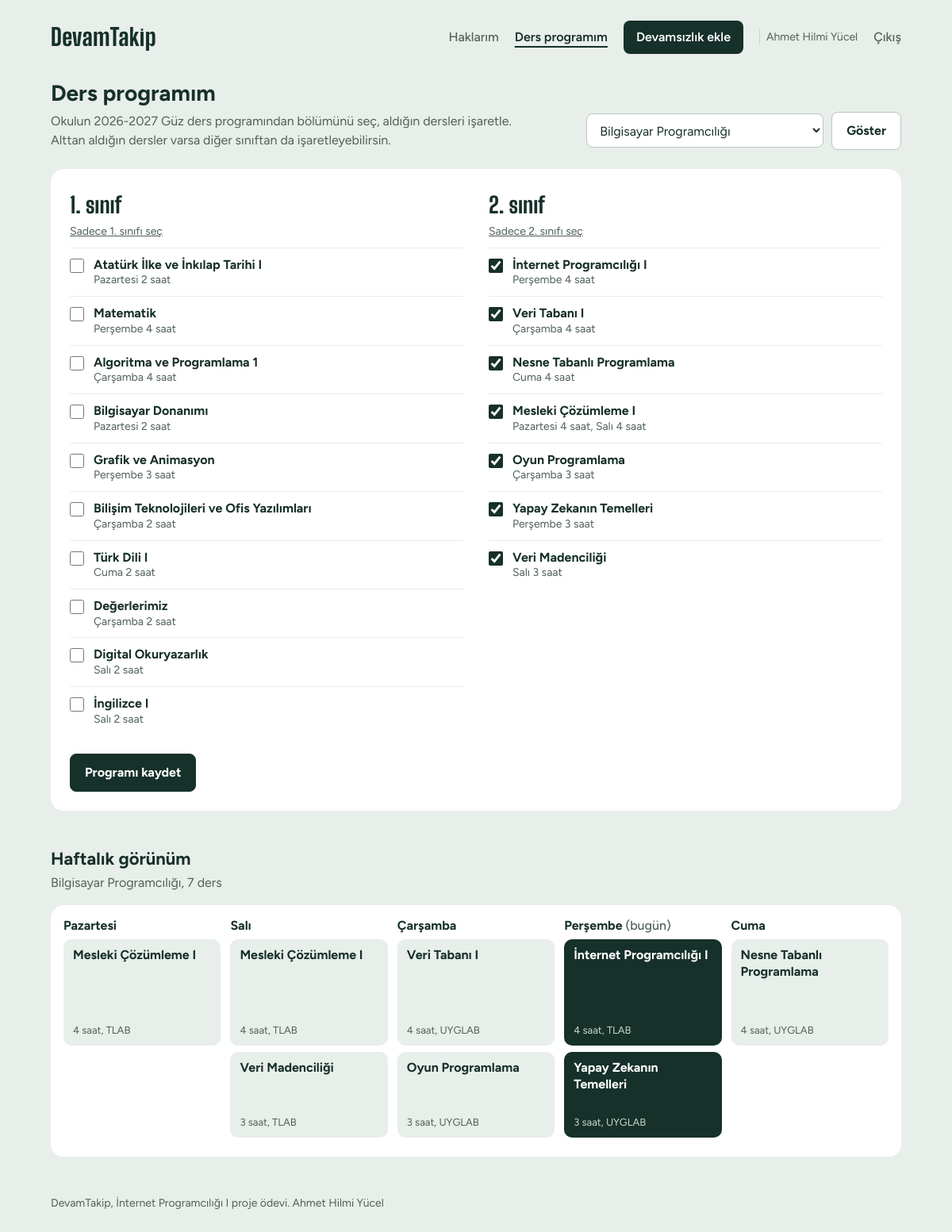
The page /program.php (signed in) on the database its author committed.
### tables this page shows
CREATE TABLE kullanici_dersleri (
    id             INT UNSIGNED NOT NULL AUTO_INCREMENT,
    kullanici_id   INT UNSIGNED NOT NULL,
    ders_kodu      VARCHAR(20)  NOT NULL,
    ders_adi       VARCHAR(100) NOT NULL,
    derslik        VARCHAR(50)  NOT NULL DEFAULT '',
    gunler         VARCHAR(255) NOT NULL DEFAULT '{}',
    PRIMARY KEY (id),
    UNIQUE KEY ders_tek (kullanici_id, ders_kodu),
    CONSTRAINT fk_ders_kullanici FOREIGN KEY (kullanici_id)
        REFERENCES kullanicilar (id) ON DELETE CASCADE
);

### functions.php (called while the page is built, shortened)
<?php
function programlariYukle(): array
{
    $json = file_get_contents(__DIR__ . '/veri/programlar.json');
    return json_decode($json, true);
}
function bolumDersleri(array $programlar, string $bolumAdi): array
{
    foreach ($programlar['bolumler'] as $bolum) {
        if ($bolum['ad'] === $bolumAdi) {
            return $bolum['dersler'];
        }
    }
    return [];
}
function kullaniciProgrami(PDO $pdo, int $kullaniciId): array
{
    $sorgu = $pdo->prepare('SELECT bolum FROM kullanicilar WHERE id = :id');
    $sorgu->execute(['id' => $kullaniciId]);
    $bolum = (string)$sorgu->fetchColumn();
    $sorgu = $pdo->prepare(
        'SELECT ders_kodu, ders_adi, derslik, gunler FROM kullanici_dersleri
         WHERE kullanici_id = :id ORDER BY ders_kodu'
    );
    $sorgu->execute(['id' => $kullaniciId]);
    $dersler = [];
    foreach ($sorgu->fetchAll() as $satir) {
        $dersler[] = [
            'kod'     => $satir['ders_kodu'],
            'ad'      => $satir['ders_adi'],
            'derslik' => $satir['derslik'],
            'gunler'  => json_decode($satir['gunler'], true) ?: [],
        ];
    }
    return ['bolum' => $bolum !== '' ? $bolum : VARSAYILAN_BOLUM, 'dersler' => $dersler];
}
function gununDersleri(array $program, string $gun): array
{
    $sonuc = [];
    foreach ($program['dersler'] as $ders) {
        if (isset($ders['gunler'][$gun])) {
            $sonuc[] = [
                'ad'      => $ders['ad'],
                'saat'    => $ders['gunler'][$gun],
                'derslik' => $ders['derslik'],
            ];
        }
    }
    return $sonuc;
}
function guvenli(string $metin): string
{
    return htmlspecialchars($metin, ENT_QUOTES, 'UTF-8');
}

### oturum.php (called while the page is built, shortened)
<?php
function aktifKullaniciId(): int
{
    return (int)($_SESSION['kullanici_id'] ?? 0);
}
function girisGerekli(): int
{
    $id = aktifKullaniciId();
    return $id;
}

### program.php (the view, shortened to what this page needs)
<?php
require 'oturum.php';
require 'db.php';
require 'functions.php';
$kullaniciId = girisGerekli();
$pdo         = baglanti();
$program     = kullaniciProgrami($pdo, $kullaniciId);
$programlar = programlariYukle();
$bolumAdlari = [];
foreach ($programlar['bolumler'] as $bolum) {
    $bolumAdlari[] = $bolum['ad'];
}
$gosterilenBolum = $_GET['bolum'] ?? $program['bolum'];
$bolumunDersleri = bolumDersleri($programlar, $gosterilenBolum);
$hizliSinif = (int)($_GET['sinif'] ?? 0);
$isaretliKodlar = [];
foreach ($bolumunDersleri as $ders) {
    if ($hizliSinif > 0) {
        if ($ders['sinif'] === $hizliSinif) {
            $isaretliKodlar[] = $ders['kod'];
        }
    } elseif ($gosterilenBolum === $program['bolum']) {
        foreach ($program['dersler'] as $kayitli) {
            if ($kayitli['kod'] === $ders['kod']) {
                $isaretliKodlar[] = $ders['kod'];
            }
        }
    }
}
$hafta = [];
foreach (['Pazartesi', 'Salı', 'Çarşamba', 'Perşembe', 'Cuma'] as $gun) {
    $hafta[$gun] = gununDersleri($program, $gun);
}
include 'header.php';
?>
<div class="program-ust">
    <div>
        <h1>Ders programım</h1>
        <p class="soluk">Okulun <?= guvenli($programlar['donem']) ?> ders programından bölümünü seç, aldığın dersleri işaretle.
           Alttan aldığın dersler varsa diğer sınıftan da işaretleyebilirsin.</p>
    </div>
    <form method="get" action="program.php" class="filtre">
        <select name="bolum" aria-label="Bölüm">
            <?php foreach ($bolumAdlari as $ad): ?>
                <option value="<?= guvenli($ad) ?>" <?= $ad === $gosterilenBolum ? 'selected' : '' ?>><?= guvenli($ad) ?></option>
            <?php endforeach; ?>
        </select>
        <button type="submit" class="buton ikincil">Göster</button>
    </form>
</div>
<form method="post" action="program.php" class="panel">
    <div class="sinif-kolonlari">
        <?php foreach ([1, 2] as $sinif): ?>
            <fieldset class="sinif">
                <legend><?= $sinif ?>. sınıf</legend>
                <a class="hepsini-sec" href="program.php?bolum=<?= urlencode($gosterilenBolum) ?>&amp;sinif=<?= $sinif ?>">Sadece <?= $sinif ?>. sınıfı seç</a>
                <?php foreach ($bolumunDersleri as $ders): ?>
                    <?php if ($ders['sinif'] === $sinif): ?>
                        <label class="ders-secim">
                            <input type="checkbox" name="dersler[]" value="<?= guvenli($ders['kod']) ?>"
                                <?= in_array($ders['kod'], $isaretliKodlar, true) ? 'checked' : '' ?>>
                            <span>
                                <strong><?= guvenli($ders['ad']) ?></strong>
                                <span class="soluk">
                                    <?php foreach ($ders['gunler'] as $gun => $saat): ?>
                                        <?= $gun ?> <?= $saat ?> saat<?= $gun !== array_key_last($ders['gunler']) ? ',' : '' ?>
                                    <?php endforeach; ?>
                                </span>
                            </span>
                        </label>
                    <?php endif; ?>
                <?php endforeach; ?>
            </fieldset>
        <?php endforeach; ?>
    </div>
    <div class="butonlar">
        <button type="submit" class="buton">Programı kaydet</button>
    </div>
</form>
<section class="hafta-bolumu">
    <h2>Haftalık görünüm</h2>
    <p class="soluk"><?= guvenli($program['bolum']) ?>, <?= count($program['dersler']) ?> ders</p>
    <div class="tablo-kutu">
        <div class="hafta">
            <?php foreach ($hafta as $gun => $gunDersleri): ?>
                <div class="gun <?= $gun === GUNLER[(int)date('N')] ? 'bugun' : '' ?>">
                    <h3><?= $gun ?></h3>
                    <?php foreach ($gunDersleri as $ders): ?>
                        <div class="blok" style="min-height: <?= $ders['saat'] * 26 + 30 ?>px">
                            <strong><?= guvenli($ders['ad']) ?></strong>
                            <span class="soluk"><?= $ders['saat'] ?> saat, <?= guvenli($ders['derslik']) ?></span>
                        </div>
                    <?php endforeach; ?>
                </div>
            <?php endforeach; ?>
        </div>
    </div>
</section>
<?php include 'footer.php'; ?>

### assets/style.css (style rules this page uses)
:root { --zemin: #E8EEE9; --panel: #FFFFFF; --yazi: #16302A; --soluk: #4F6158; --cizgi: #CBD6CE; --iz: #D3DDD6; --kirmizi: #B93A12; --sari: #8A5A00; --mavi: #2C5D8A; --rakam: "Big Shoulders Display", "Arial Narrow", sans-serif; }
* { box-sizing: border-box; }
body { margin: 0; font-family: "Figtree", "Segoe UI", system-ui, sans-serif; font-size: 16px; line-height: 1.5; background: var(--zemin); color: var(--yazi); }
a { color: var(--yazi); }
h1, h2, h3 { margin: 0; line-height: 1.2; }
h1 { font-size: 28px; }
h2 { font-size: 22px; }
.soluk { color: var(--soluk); }
.panel { background: var(--panel); border-radius: 16px; padding: 24px; }
.buton { display: inline-block; font: inherit; font-weight: 700; padding: 11px 18px; border-radius: 8px; border: 1px solid var(--yazi); background: var(--yazi); color: #FFFFFF; text-decoration: none; cursor: pointer; }
.buton.ikincil { background: var(--panel); color: var(--yazi); border-color: #B9C7BD; }
.filtre { display: flex; flex-wrap: wrap; gap: 10px; align-items: center; }
.tablo-kutu { overflow-x: auto; background: var(--panel); border-radius: 16px; }
input, select, textarea { font: inherit; color: var(--yazi); padding: 10px 12px; border: 1px solid #B9C7BD; border-radius: 8px; background: var(--panel); }
.butonlar { display: flex; gap: 10px; flex-wrap: wrap; }
.program-ust { display: flex; justify-content: space-between; align-items: flex-end; gap: 24px; flex-wrap: wrap; margin-bottom: 24px; }
.program-ust > div { max-width: 600px; }
.program-ust .soluk { margin: 6px 0 0; }
.sinif-kolonlari { display: grid; grid-template-columns: repeat(2, minmax(0, 1fr)); gap: 32px; margin-bottom: 24px; }
.sinif { border: none; margin: 0; padding: 0; min-width: 0; }
.sinif legend { font-family: var(--rakam); font-weight: 800; font-size: 28px; padding: 0; }
.hepsini-sec { display: inline-block; font-size: 14px; color: var(--soluk); margin: 2px 0 10px; }
.ders-secim { display: flex; gap: 12px; align-items: flex-start; padding: 10px 0; border-top: 1px solid var(--zemin); cursor: pointer; }
.ders-secim input { width: 18px; height: 18px; margin: 3px 0 0; flex-shrink: 0; accent-color: var(--yazi); }
.ders-secim span { display: flex; flex-direction: column; line-height: 1.35; }
.ders-secim .soluk { font-size: 14px; display: block; }
.hafta-bolumu { margin-top: 48px; }
.hafta-bolumu > .soluk { margin: 4px 0 16px; }
.hafta { display: grid; grid-template-columns: repeat(5, minmax(150px, 1fr)); gap: 12px; padding: 16px; min-width: 820px; }
.gun h3 { font-size: 16px; margin-bottom: 8px; }
.gun.bugun h3::after { content: " (bugün)"; font-weight: 500; color: var(--soluk); }
.blok { display: flex; flex-direction: column; justify-content: space-between; gap: 6px; padding: 10px 12px; margin-bottom: 8px; border-radius: 10px; background: var(--zemin); line-height: 1.3; }
.gun.bugun .blok { background: var(--yazi); color: #FFFFFF; }
.gun.bugun .blok .soluk { color: #C9D8CE; }
.blok .soluk { font-size: 13px; }

### rows shown on the page
kullanici_dersleri: ders_kodu "☑", ders_adi "İnternet Programcılığı I", gun "Perşembe", saat "4", $ders['saat'] * 26 + 30 134 (drawn), derslik "TLAB"
kullanici_dersleri: ders_kodu "☑", ders_adi "Veri Tabanı I", gun "Çarşamba", saat "4", $ders['saat'] * 26 + 30 134 (drawn), derslik "UYGLAB"
kullanici_dersleri: ders_kodu "☑", ders_adi "Nesne Tabanlı Programlama", gun "Cuma", saat "4", $ders['saat'] * 26 + 30 134 (drawn), derslik "UYGLAB"
kullanici_dersleri: ders_kodu "☑", ders_adi "Mesleki Çözümleme I", gun "Pazartesi", saat "4", gun "Salı", $ders['saat'] * 26 + 30 134 (drawn), derslik "TLAB"
kullanici_dersleri: ders_kodu "☑", ders_adi "Oyun Programlama", gun "Çarşamba", saat "3", $ders['saat'] * 26 + 30 108 (drawn), derslik "UYGLAB"
kullanici_dersleri: ders_kodu "☑", ders_adi "Yapay Zekanın Temelleri", gun "Perşembe", saat "3", $ders['saat'] * 26 + 30 108 (drawn), derslik "UYGLAB"
kullanici_dersleri: ders_kodu "☑", ders_adi "Veri Madenciliği", gun "Salı", saat "3", $ders['saat'] * 26 + 30 108 (drawn), derslik "TLAB"

### other values the page prints
guvenli($_SESSION['ad_soyad'] ?? '') "Ahmet Hilmi Yücel"
guvenli($programlar['donem']) "2026-2027 Güz"
$sinif "1"
guvenli($ders['ad']) "Atatürk İlke ve İnkılap Tarihi I"
$gun "Pazartesi"
$saat "2"
guvenli($ders['ad']) "Matematik"
$gun "Perşembe"
$saat "4"
guvenli($ders['ad']) "Algoritma ve Programlama 1"
$gun "Çarşamba"
guvenli($ders['ad']) "Bilgisayar Donanımı"
guvenli($ders['ad']) "Grafik ve Animasyon"
$saat "3"
guvenli($ders['ad']) "Bilişim Teknolojileri ve Ofis Yazılımları"
